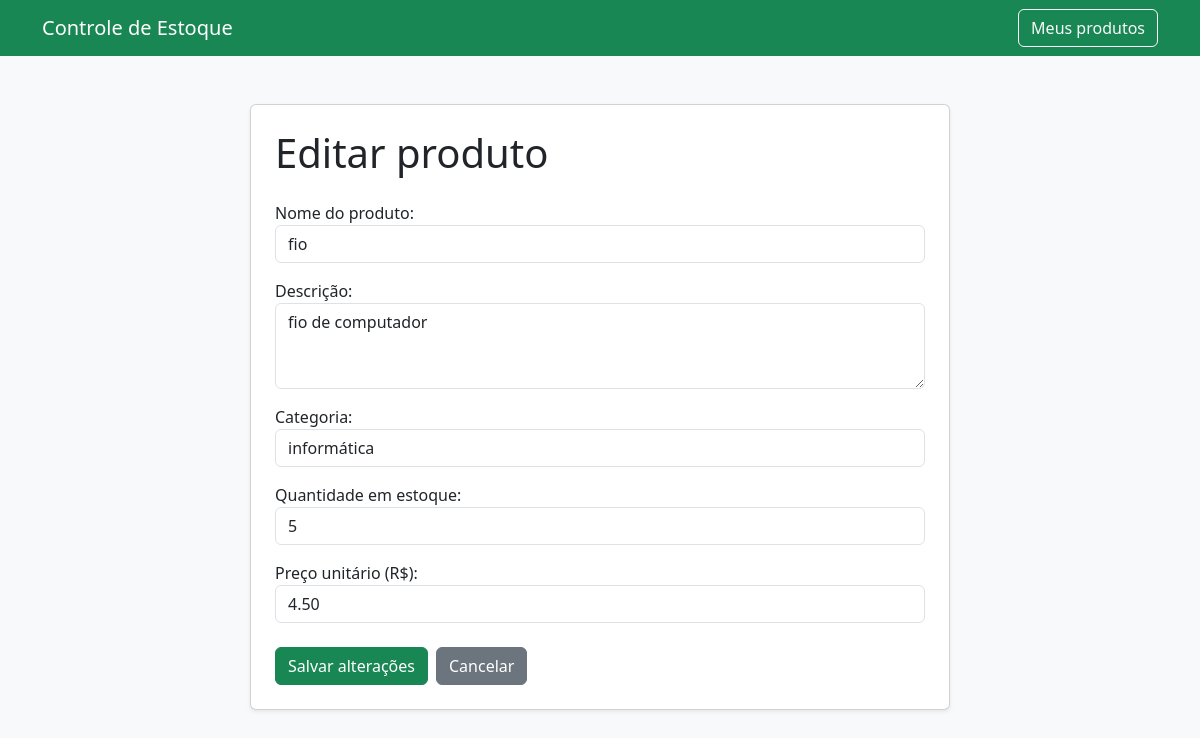
Screenshot of /produtos/7/editar/ (signed in) with the database file from the repository.
### produtos/models.py (models this page shows, shortened)
class Produto(models.Model):
    usuario = models.ForeignKey(
        settings.AUTH_USER_MODEL,
        on_delete=models.CASCADE,
        related_name="produtos",
        verbose_name="Usuário"
    )
    nome = models.CharField(
        max_length=100,
        verbose_name="Nome do produto"
    )
    descricao = models.TextField(
        blank=True,
        verbose_name="Descrição"
    )
    categoria = models.CharField(
        max_length=60,
        blank=True,
        verbose_name="Categoria"
    )
    quantidade = models.PositiveIntegerField(
        default=0,
        verbose_name="Quantidade em estoque"
    )
    preco = models.DecimalField(
        max_digits=10,
        decimal_places=2,
        verbose_name="Preço unitário"
    )
    criado_em = models.DateTimeField(
        auto_now_add=True,
        verbose_name="Data de cadastro"
    )
    class Meta:
        verbose_name = "Produto"
        verbose_name_plural = "Produtos"
        ordering = ["nome"]

### produtos/views.py (the view)
@login_required
def editar_produto(request, produto_id):
    produto = get_object_or_404(
        Produto,
        id=produto_id,
        usuario=request.user,
    )
    if request.method == "POST":
        form = ProdutoForm(request.POST, instance=produto)
        if form.is_valid():
            form.save()
            return redirect("produtos:lista")
    else:
        form = ProdutoForm(instance=produto)
    return render(
        request,
        "produtos/editar.html",
        {
            "form": form,
            "produto": produto,
        },
    )

### produtos/templates/produtos/editar.html (shortened to what this page needs)
<!DOCTYPE html>
<html lang="pt-br">
<head>
    <link
        href="https://cdn.jsdelivr.net/npm/bootstrap@5.3.3/dist/css/bootstrap.min.css"
        rel="stylesheet"
    >
</head>
<body class="bg-light">
<nav class="navbar navbar-dark bg-success">
    <div class="container">
        <a class="navbar-brand" href="{% url 'produtos:home' %}">
            Controle de Estoque
        </a>
        <a href="{% url 'produtos:lista' %}" class="btn btn-outline-light">
            Meus produtos
        </a>
    </div>
</nav>
<main class="container py-5">
    <div class="card shadow-sm mx-auto" style="max-width: 700px;">
        <div class="card-body p-4">
            <h1 class="mb-4">Editar produto</h1>
            <form method="post">
                {{ form.as_p }}
                <div class="d-flex gap-2 mt-4">
                    <button type="submit" class="btn btn-success">
                        Salvar alterações
                    </button>
                    <a href="{% url 'produtos:lista' %}" class="btn btn-secondary">
                        Cancelar
                    </a>
                </div>
            </form>
        </div>
    </div>
</main>
</body>
</html>

### rows the page displays
Produto: nome "fio", descricao "fio de computador", categoria "informática", quantidade "5", preco "4.50"
